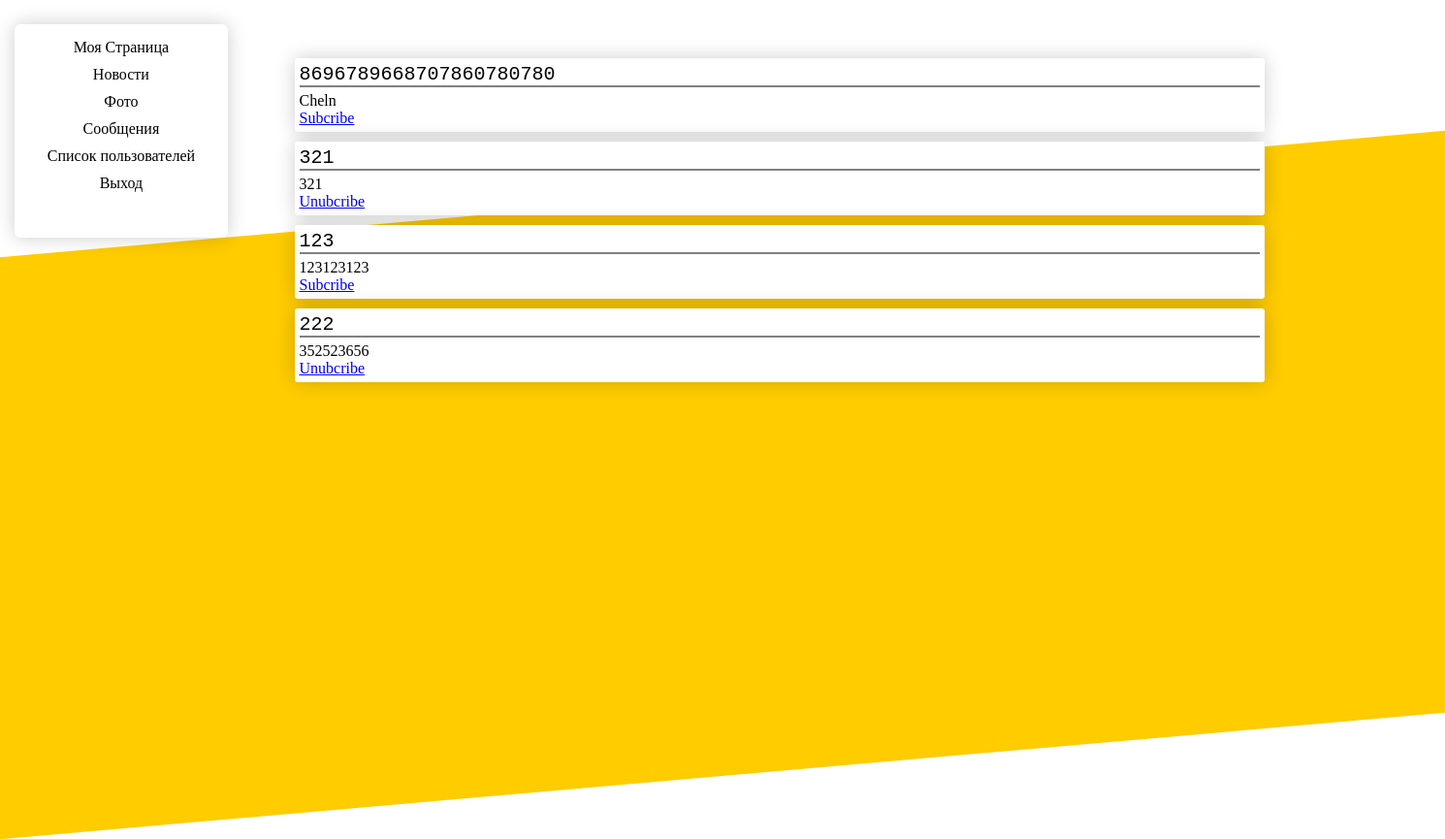
Page /users/ (signed in) on the earlier database version.
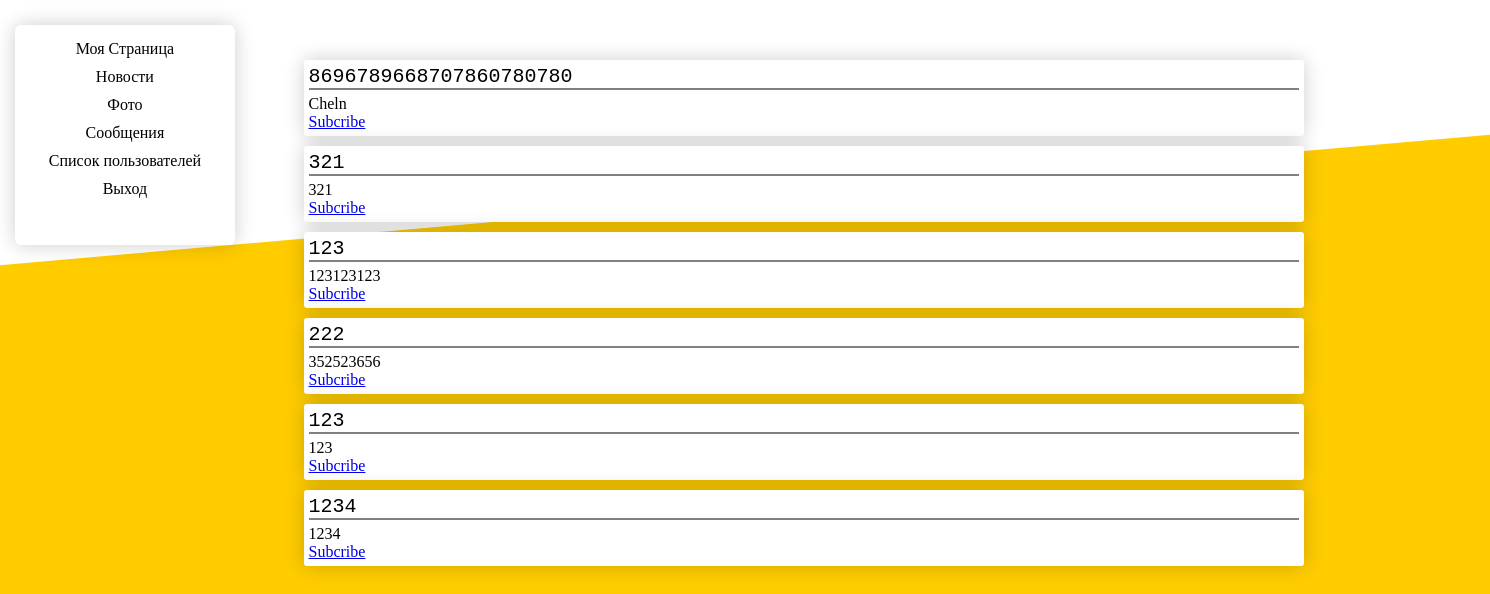
Same page on the later database version.
### tables this page shows
CREATE TABLE users 
                            (id INTEGER PRIMARY KEY AUTOINCREMENT, 
                             user_name VARCHAR(50),
                             user_surname VARCHAR(50),
                             user_email VARCHAR(50),
                             password_hash VARCHAR(128),
                             user_type INTEGER
                             );

### index.py (the view)
@app.route('/users/')
def users():
    if user_status:
        user_list = user_model.get_all()
        subs = []
        for item in user_list:
            if feed_model.exists_feed(user_id, item[0]):
                subs.append(True)
            else:
                subs.append(False)
        return render_template('users.html', test="<h2>test</h2>", users=zip(user_list, subs))
    else:
        return redirect('/login')

### index.py (called while the page is built)
    def get_all(self):
        cursor = self.connection.cursor()
        cursor.execute("SELECT * FROM users")
        rows = cursor.fetchall()
        return rows

    def exists_feed(self, user_id, test_id):
        cursor = self.connection.cursor()
        cursor.execute("SELECT * FROM feed WHERE user_id = " + str(user_id) + " AND follow_id = " + str(test_id))
        row = cursor.fetchone()
        return True if row else False

### templates/users.html
{% extends "base.html" %}
{% block content %}
	<div class="ProfilePage">
		{% for item in users %}
			<div class="Post">
				<div class="PostTitle">{{ item[0][1] }}</div>
				<div class="PostContent">
					{{ item[0][2] }}
				</div>
			{% if item[1] %}
			  <div class="unsubsribe">
							<a href="/unsubsribe/{{ item[0][0] }}">Unubcribe</a>
						</div>
			{% else %}
					<div class="subsribe">
							<a href="/subsribe/{{ item[0][0] }}">Subcribe</a>
						</div>
			{% endif %}
			</div>
		{% endfor %}
	</div>
{% endblock %}

Differences in the rows shown:
computed for users (number 2 of 6 on the later page): text "Unubcribe" → "Subcribe"
computed for users (number 4 of 6 on the later page): text "Unubcribe" → "Subcribe"
added users: user_name "123", user_surname "123"
added users: user_name "1234", user_surname "1234"
